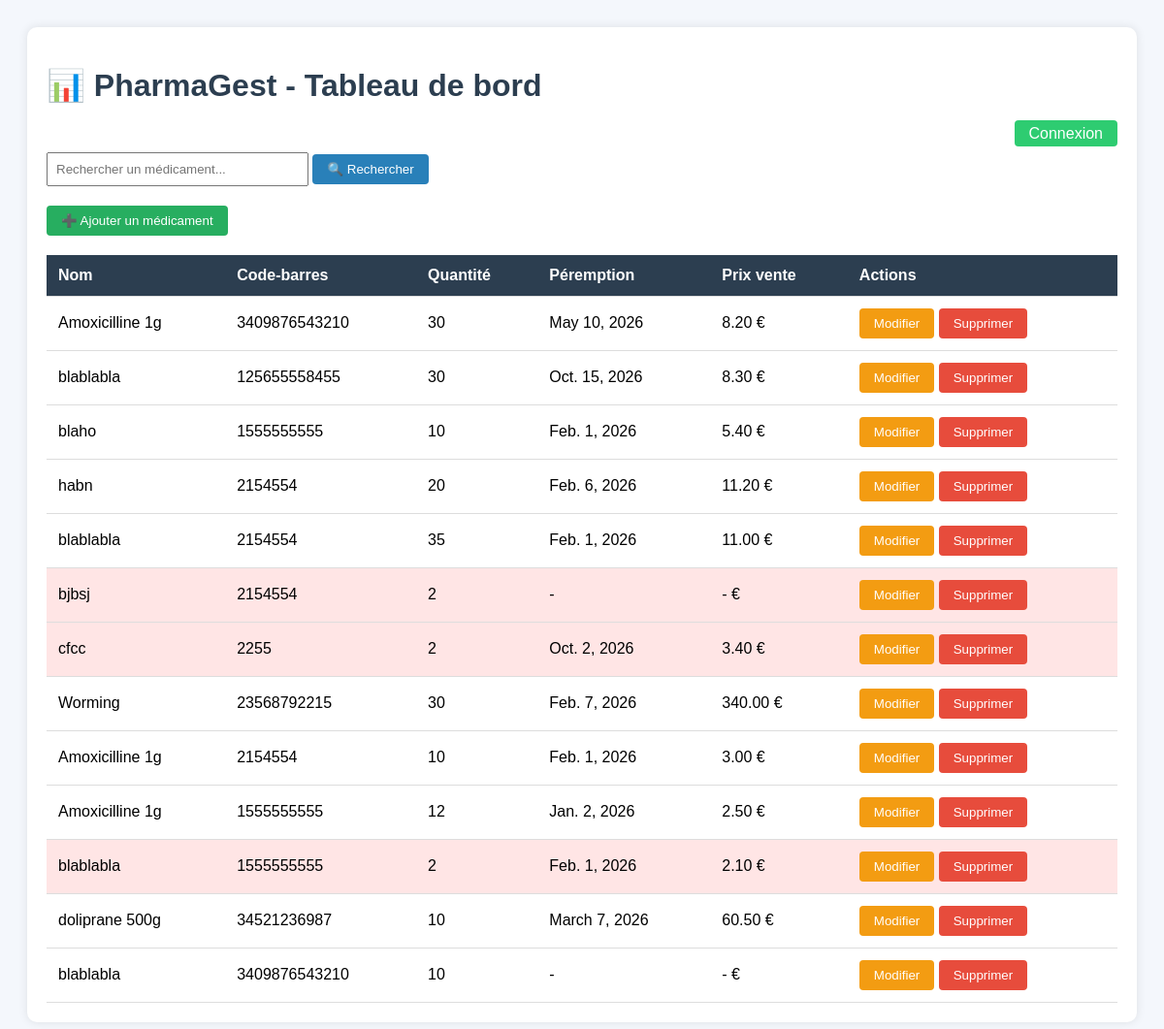
The page / on the database its author committed.
### pharmacie/models.py (models this page shows, shortened)
class Medicament(models.Model):
    nom = models.CharField(max_length=255)
    code_barres = models.CharField(max_length=255, blank=True, null=True)
    fournisseur = models.CharField(max_length=255, blank=True, null=True)
    quantite = models.IntegerField(default=0)
    date_peremption = models.DateField(blank=True, null=True)
    prix_achat = models.DecimalField(max_digits=10, decimal_places=2, blank=True, null=True)
    prix_vente = models.DecimalField(max_digits=10, decimal_places=2, blank=True, null=True)
    seuil_alerte = models.IntegerField(default=5)
    emplacement = models.CharField(max_length=100, blank=True, null=True)
    date_ajout = models.DateTimeField(auto_now_add=True)

### pharmacie/views.py (the view)
# urls.py: path('', views.tableau_de_bord, name='tableau'),
def tableau_de_bord(request):
    medicaments = Medicament.objects.all()
    recherche = request.GET.get('recherche')
    if recherche:
        medicaments = medicaments.filter(nom__icontains=recherche)
    return render(request, 'tableau.html', {'medicaments': medicaments})

### pharmacie/templates/tableau.html (shortened to what this page needs)
<!DOCTYPE html>
<html lang="fr">
<head>
</head>
<body>
    <div class="container">
        <h1>📊 PharmaGest - Tableau de bord</h1>
        <div style="text-align: right; margin-bottom: 10px;">
           {% if user.is_authenticated %}
              <span>👤 {{ user.username }}</span>
              <form method="POST" action="{% url 'logout' %}" style="display:inline;">
                  {% csrf_token %}
                  <button type="submit" style="padding: 5px 10px; background: #e74c3c; color: white; border: none; border-radius: 4px;">Déconnexion</button>
              </form>
           {% else %}
              <a href="{% url 'login' %}" style="padding: 5px 15px; background: #2ecc71; color: white; border-radius: 4px; text-decoration: none;">Connexion</a>
           {% endif %}
        </div>
        <form method="GET" style="margin-bottom: 20px;">
           <input type="text" name="recherche" placeholder="Rechercher un médicament..."
                value="{{ request.GET.recherche }}" style="padding: 8px; width: 250px;">
           <button type="submit" style="padding: 8px 15px; background: #2980b9; color: white; border: none; border-radius: 4px;">🔍 Rechercher</button>
        </form>
        <a href="{% url 'ajouter' %}"><button class="btn btn-ajouter">➕ Ajouter un médicament</button></a>
        <table>
            <thead>
                <tr>
                    <th>Nom</th>
                    <th>Code-barres</th>
                    <th>Quantité</th>
                    <th>Péremption</th>
                    <th>Prix vente</th>
                    <th>Actions</th>
                </tr>
            </thead>
            <tbody>
                {% for m in medicaments %}
                <tr class="{% if m.quantite <= m.seuil_alerte %}alert{% endif %}">
                    <td>{{ m.nom }}</td>
                    <td>{{ m.code_barres|default:"-" }}</td>
                    <td>{{ m.quantite }}</td>
                    <td>{{ m.date_peremption|default:"-" }}</td>
                    <td>{{ m.prix_vente|default:"-" }} €</td>
                    <td>
                        <a href="{% url 'modifier' m.id %}"><button class="btn btn-modifier">Modifier</button></a>
                        <a href="{% url 'supprimer' m.id %}"><button class="btn btn-supprimer">Supprimer</button></a>
                    </td>
                </tr>
                {% endfor %}
            </tbody>
        </table>
    </div>
</body>
</html>

### pharmacie/templates/tableau.html (style rules this page uses)
body { font-family: Arial, sans-serif; background: #f4f7fc; padding: 20px; }
.container { max-width: 1200px; margin: auto; background: white; padding: 20px; border-radius: 10px; box-shadow: 0 0 10px rgba(0,0,0,0.1); }
h1 { color: #2c3e50; }
table { width: 100%; border-collapse: collapse; margin-top: 20px; }
th, td { padding: 12px; text-align: left; border-bottom: 1px solid #ddd; }
th { background: #2c3e50; color: white; }
.btn { padding: 8px 15px; border: none; border-radius: 4px; cursor: pointer; color: white; text-decoration: none; display: inline-block; }
.btn-ajouter { background: #27ae60; }
.btn-modifier { background: #f39c12; }
.btn-supprimer { background: #e74c3c; }
.alert { background: #ffe5e5; }

### rows shown on the page
Medicament: nom "Amoxicilline 1g", code_barres "3409876543210", quantite "30", date_peremption "May 10, 2026", prix_vente "8.20"
Medicament: nom "blablabla", code_barres "125655558455", quantite "30", date_peremption "Oct. 15, 2026", prix_vente "8.30"
Medicament: nom "blaho", code_barres "1555555555", quantite "10", date_peremption "Feb. 1, 2026", prix_vente "5.40"
Medicament: nom "habn", code_barres "2154554", quantite "20", date_peremption "Feb. 6, 2026", prix_vente "11.20"
Medicament: nom "blablabla", code_barres "2154554", quantite "35", date_peremption "Feb. 1, 2026", prix_vente "11.00"
Medicament: nom "bjbsj", code_barres "2154554", quantite "2", date_peremption "-", prix_vente "-"
Medicament: nom "cfcc", code_barres "2255", quantite "2", date_peremption "Oct. 2, 2026", prix_vente "3.40"
Medicament: nom "Worming", code_barres "23568792215", quantite "30", date_peremption "Feb. 7, 2026", prix_vente "340.00"
Medicament: nom "Amoxicilline 1g", code_barres "2154554", quantite "10", date_peremption "Feb. 1, 2026", prix_vente "3.00"
Medicament: nom "Amoxicilline 1g", code_barres "1555555555", quantite "12", date_peremption "Jan. 2, 2026", prix_vente "2.50"
Medicament: nom "blablabla", code_barres "1555555555", quantite "2", date_peremption "Feb. 1, 2026", prix_vente "2.10"
Medicament: nom "doliprane 500g", code_barres "34521236987", quantite "10", date_peremption "March 7, 2026", prix_vente "60.50"
Medicament: nom "blablabla", code_barres "3409876543210", quantite "10", date_peremption "-", prix_vente "-"
